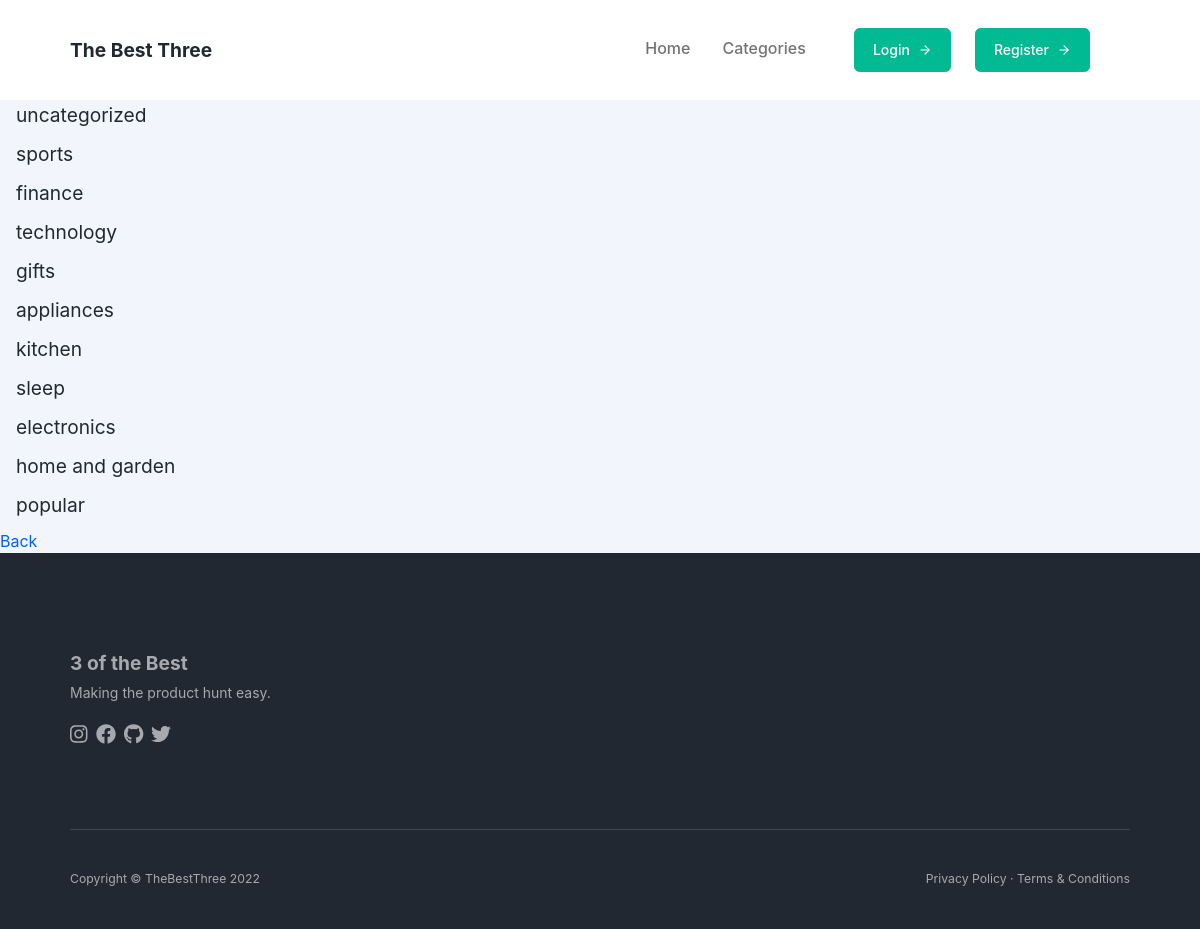
The page /category-list/ on the database as committed earlier.
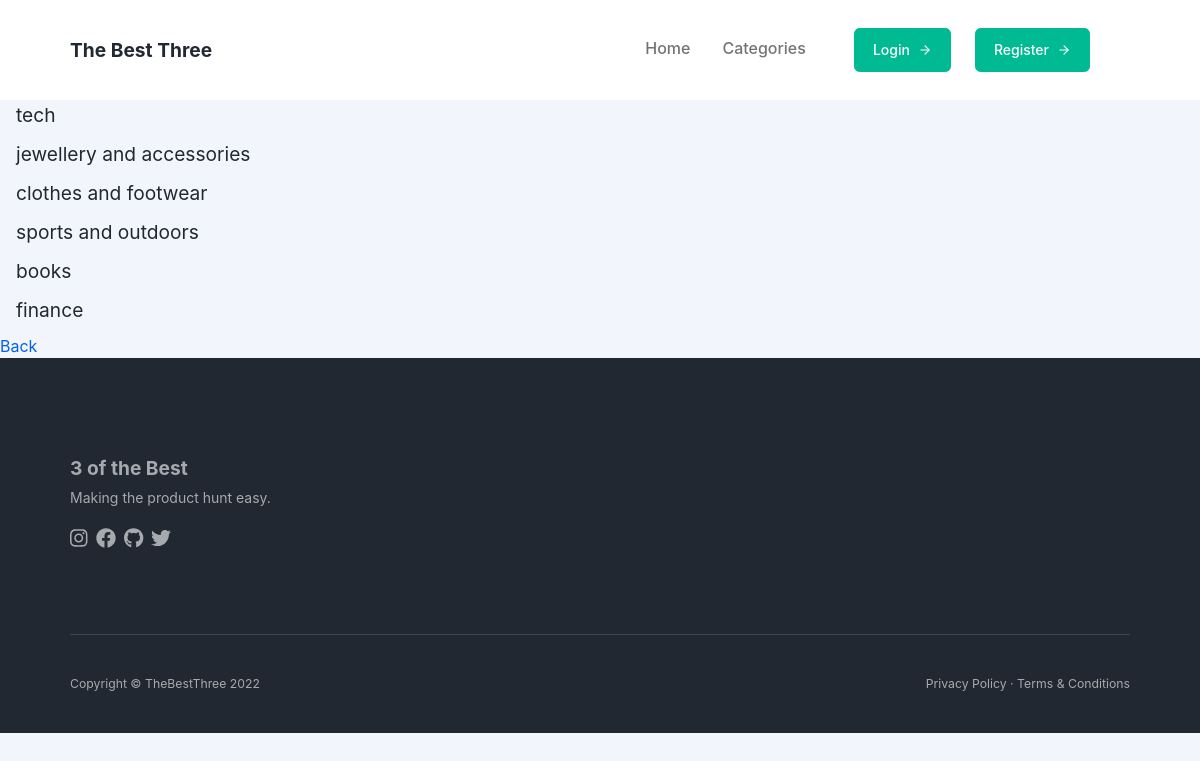
The same page on the database as committed later.
### theblog/models.py (models this page shows, shortened)
class Category(models.Model):
    name = models.CharField(max_length=255)
    def __str__(self):
        return self.name

### theblog/views.py (the view)
# urls.py: path('category-list/', views.ListAllCategoriesView, name='category_list'),
def ListAllCategoriesView(request):
    cat_menu_list = Category.objects.all()
    return render(request, 'categories_list.html', {'cat_menu_list': cat_menu_list})

### theblog/templates/categories_list.html (shortened to what this page needs)
{% extends 'base.html' %}
{% block content%}
{% for cat in cat_menu_list %}
<h4><a class="dropdown-item" href="{% url 'category' cat|slugify %}">{{cat}}</a></h4>
{% endfor %}
<a href="{% url 'home' %}">Back</a>
{% endblock %}

Rows that differ between the two databases and show on the page:
removed Category: name "uncategorized"
removed Category: name "sports"
removed Category: name "technology"
removed Category: name "gifts"
removed Category: name "appliances"
removed Category: name "kitchen"
removed Category: name "sleep"
removed Category: name "electronics"
removed Category: name "home and garden"
removed Category: name "popular"
added Category: name "tech"
added Category: name "jewellery and accessories"
added Category: name "clothes and footwear"
added Category: name "sports and outdoors"
added Category: name "books"
